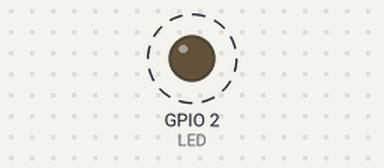
A sketch run on a simulated ESP32. Parts: output pins drawn as LEDs (lit = HIGH). Dashed ring = blinking. What the sketch prints to the serial monitor is not drawn.

Above: at 0.52 s.
Timing chart, 0 to 3.2 s (numbered marks = the images above):
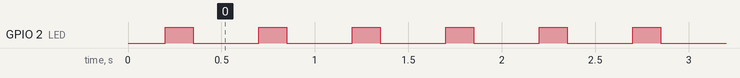

The sketch:

nff_demo.ino
```cpp
// nff demo — flashed to a real ESP32 via the nff MCP `flash` tool.
// Prints a heartbeat over serial at 115200 and blinks the onboard LED (GPIO 2).

const int LED = 2;
unsigned long n = 0;

void setup() {
  Serial.begin(115200);
  pinMode(LED, OUTPUT);
  delay(200);
  Serial.println();
  Serial.println("nff live on ESP32 — flashed by Claude via nff");
}

void loop() {
  digitalWrite(LED, HIGH);
  delay(150);
  digitalWrite(LED, LOW);
  Serial.print("heartbeat ");
  Serial.println(n++);
  delay(350);
}
```

Measured:
- by itself, GPIO 2 (LED): alternates HIGH for 0.15 s and LOW for 0.35 s
